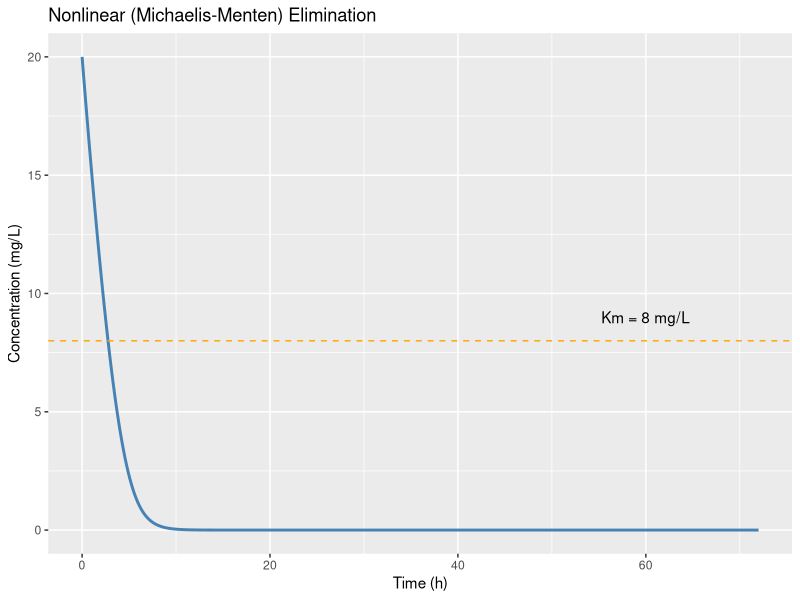
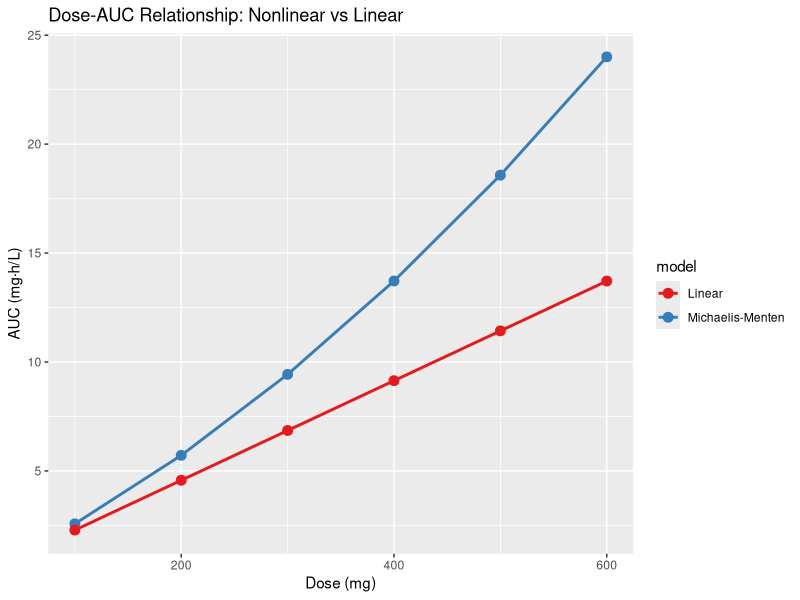
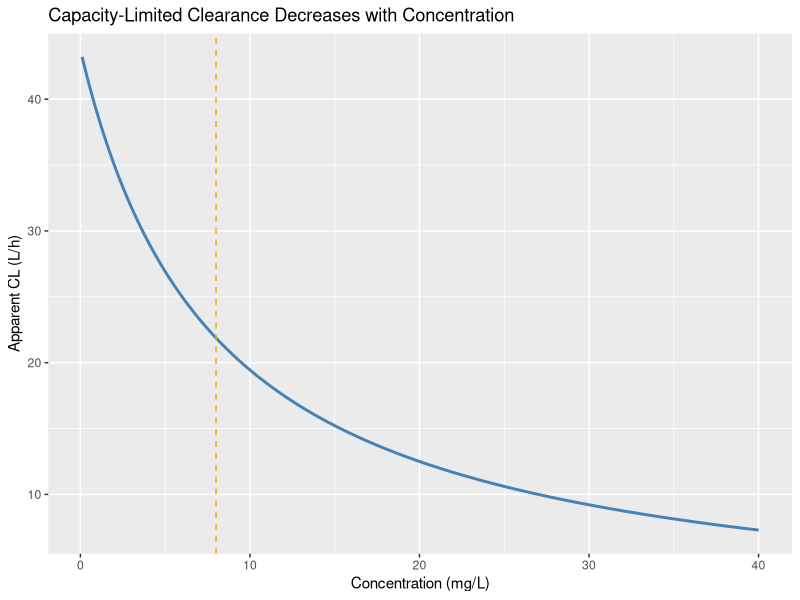
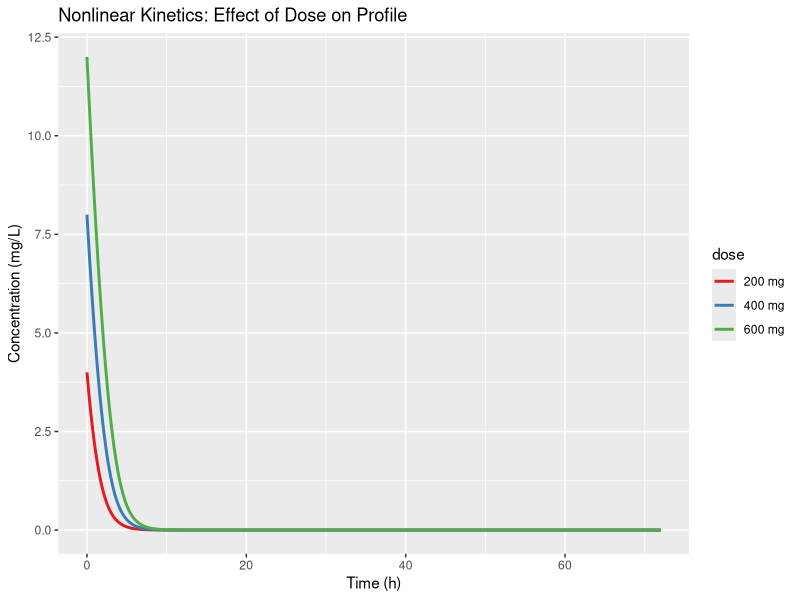
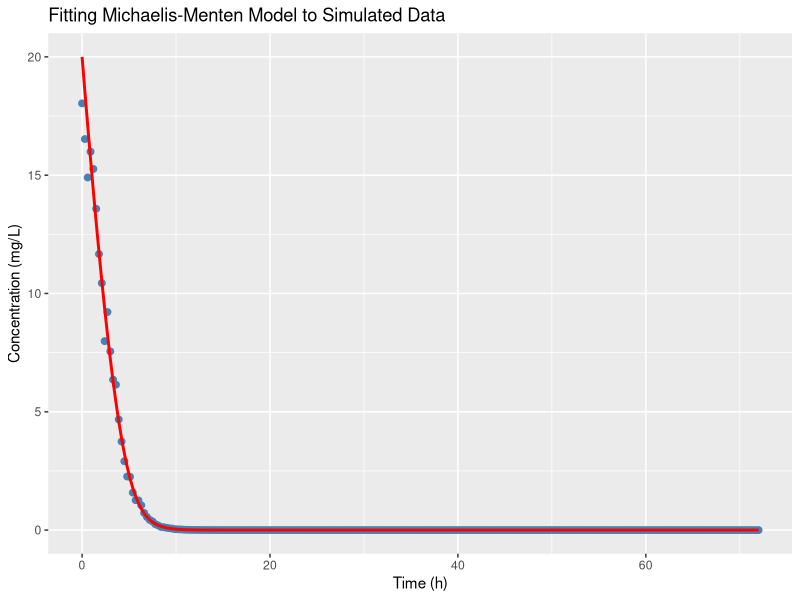

The R script that drew these images, in order:
# Nonlinear Pharmacokinetics
# Extracted executable R code from 17-nonlinear-pharmacokinetics.qmd
# Generated by scripts/extract_code.R — do not edit by hand.
# Regenerate: Rscript scripts/extract_code.R   (book repo)
#             Rscript scripts/extract_code.R --standalone   (bundle)
# Working directory: run from the repository root (data/ paths are relative).

# ----------------------------------------------------------------------
# Section: R Implementation
# ----------------------------------------------------------------------
library(ggplot2)
library(deSolve)
library(dplyr)

set.seed(20260731)

# --- Michaelis-Menten parameters (phenytoin-like) ---
Vmax <- 350       # mg/h (~7 mg/kg/day for 70 kg)
Km   <- 8         # mg/L
Vd   <- 50        # L
D    <- 1000      # mg IV loading dose (~15 mg/kg), giving C0 = 20 mg/L

# C0 / Km = 2.5, so the profile starts in the saturated regime and decays
# through the transition into first-order elimination. Both regimes must be
# observed for Vmax and Km to be separately identifiable (see below).

# ----------------------------------------------------------------------
# Section: ODE definition and numerical solution
# ----------------------------------------------------------------------
mm_ode <- function(t, state, parms) {
  C <- state["C"]
  Vmax <- parms["Vmax"]
  Km <- parms["Km"]
  V <- parms["V"]
  dC <- -(Vmax / V) * C / (Km + C)
  list(c(dC))
}

times <- seq(0, 72, 0.05)
C0 <- D / Vd

out <- ode(y = c(C = C0), times = times, func = mm_ode,
           parms = c(Vmax = Vmax, Km = Km, V = Vd))

df <- data.frame(time = out[, "time"], conc = out[, "C"])

# ----------------------------------------------------------------------
# Section: Concentration-time profile
# ----------------------------------------------------------------------
ggplot(df, aes(time, conc)) +
  geom_line(linewidth = 1, color = "steelblue") +
  geom_hline(yintercept = Km, linetype = "dashed", color = "orange") +
  annotate("text", x = 60, y = Km + 1, label = paste("Km =", Km, "mg/L")) +
  labs(x = "Time (h)", y = "Concentration (mg/L)",
       title = "Nonlinear (Michaelis-Menten) Elimination")

# ----------------------------------------------------------------------
# Section: Dose nonlinearity: AUC vs dose
# ----------------------------------------------------------------------
doses <- c(100, 200, 300, 400, 500, 600)
auc_results <- sapply(doses, function(d) {
  C0 <- d / Vd
  out_d <- ode(y = c(C = C0), times = seq(0, 200, 0.1),
               func = mm_ode, parms = c(Vmax = Vmax, Km = Km, V = Vd))
  conc_d <- out_d[, "C"]
  time_d <- out_d[, "time"]
  sum(diff(time_d) * (conc_d[-1] + conc_d[-length(conc_d)]) / 2)
})

# Compare with linear kinetics: CL at low concentration is Vmax/Km (L/h)
CL_linear <- Vmax / Km
auc_linear <- doses / CL_linear

dose_df <- data.frame(
  dose = rep(doses, 2),
  AUC = c(auc_results, auc_linear),
  model = rep(c("Michaelis-Menten", "Linear"), each = length(doses))
)

ggplot(dose_df, aes(dose, AUC, color = model)) +
  geom_line(linewidth = 1) +
  geom_point(size = 3) +
  labs(x = "Dose (mg)", y = "AUC (mg·h/L)",
       title = "Dose-AUC Relationship: Nonlinear vs Linear") +
  scale_color_brewer(palette = "Set1")

# ----------------------------------------------------------------------
# Section: Apparent clearance vs concentration
# ----------------------------------------------------------------------
C_range <- seq(0.1, 40, 0.1)
CL_app <- Vmax / (Km + C_range)

cl_df <- data.frame(conc = C_range, CL_app = CL_app)

ggplot(cl_df, aes(conc, CL_app)) +
  geom_line(linewidth = 1, color = "steelblue") +
  geom_vline(xintercept = Km, linetype = "dashed", color = "orange") +
  labs(x = "Concentration (mg/L)", y = "Apparent CL (L/h)",
       title = "Capacity-Limited Clearance Decreases with Concentration")

# ----------------------------------------------------------------------
# Section: Multiple doses at different levels
# ----------------------------------------------------------------------
simulate_doses <- function(d) {
  C0 <- d / Vd
  ode(y = c(C = C0), times = times,
      func = mm_ode, parms = c(Vmax = Vmax, Km = Km, V = Vd))[, "C"]
}

dose_compare <- data.frame(
  time = rep(times, 3),
  conc = c(simulate_doses(200), simulate_doses(400), simulate_doses(600)),
  dose = factor(rep(c("200 mg", "400 mg", "600 mg"), each = length(times)))
)

ggplot(dose_compare, aes(time, conc, color = dose)) +
  geom_line(linewidth = 1) +
  labs(x = "Time (h)", y = "Concentration (mg/L)",
       title = "Nonlinear Kinetics: Effect of Dose on Profile") +
  scale_color_brewer(palette = "Set1")

# ----------------------------------------------------------------------
# Section: Simulated data with MM fit
# ----------------------------------------------------------------------
conc_true <- df$conc
conc_obs <- conc_true * exp(rnorm(nrow(df), 0, 0.08))
idx <- seq(1, nrow(df), by = 6)
obs_df <- data.frame(time = df$time[idx], conc = conc_obs[idx])

# Fit using deSolve inside objective
mm_pred <- function(params, times, D, Vd) {
  Vmax_est <- params[1]; Km_est <- params[2]
  out <- ode(y = c(C = D / Vd), times = times, func = mm_ode,
             parms = c(Vmax = Vmax_est, Km = Km_est, V = Vd))
  out[, "C"]
}

obj <- function(params) {
  pred <- mm_pred(params, obs_df$time, D, Vd)
  sum((obs_df$conc - pred)^2)
}

opt <- optim(c(300, 10), obj, method = "L-BFGS-B",
             lower = c(50, 0.1), upper = c(1000, 50))

cat("True Vmax:", Vmax, "Estimated:", round(opt$par[1], 1), "\n")
cat("True Km:", Km, "Estimated:", round(opt$par[2], 2), "\n")
cat("True CL at low C (Vmax/Km):", round(Vmax / Km, 1),
    "Estimated:", round(opt$par[1] / opt$par[2], 1), "\n")

obs_df$pred <- mm_pred(opt$par, obs_df$time, D, Vd)

ggplot(obs_df, aes(time, conc)) +
  geom_point(size = 2, color = "steelblue") +
  geom_line(aes(y = pred), linewidth = 1, color = "red") +
  labs(x = "Time (h)", y = "Concentration (mg/L)",
       title = "Fitting Michaelis-Menten Model to Simulated Data")
